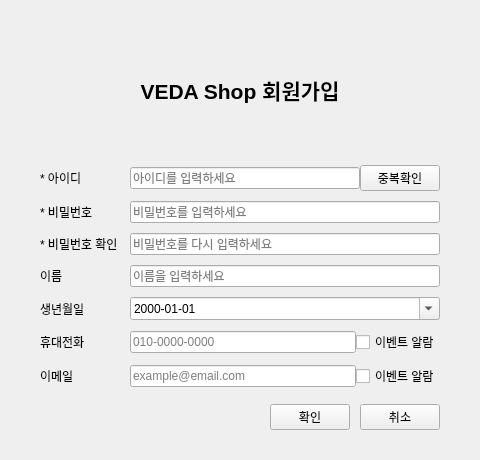
<?xml version="1.0" encoding="UTF-8"?>
<ui version="4.0">
 <class>SignupWidget</class>
 <widget class="QWidget" name="SignupWidget">
  <property name="geometry">
   <rect>
    <x>0</x>
    <y>0</y>
    <width>480</width>
    <height>460</height>
   </rect>
  </property>
  <property name="windowTitle">
   <string>회원가입</string>
  </property>
  <layout class="QVBoxLayout" name="verticalLayout">
   <property name="spacing">
    <number>16</number>
   </property>
   <property name="leftMargin">
    <number>40</number>
   </property>
   <property name="topMargin">
    <number>30</number>
   </property>
   <property name="rightMargin">
    <number>40</number>
   </property>
   <property name="bottomMargin">
    <number>30</number>
   </property>
   <item>
    <widget class="QLabel" name="titleLabel">
     <property name="font">
      <font>
       <pointsize>16</pointsize>
       <bold>true</bold>
      </font>
     </property>
     <property name="text">
      <string>VEDA Shop 회원가입</string>
     </property>
     <property name="alignment">
      <set>Qt::AlignmentFlag::AlignCenter</set>
     </property>
    </widget>
   </item>
   <item>
    <layout class="QFormLayout" name="formLayout">
     <property name="horizontalSpacing">
      <number>12</number>
     </property>
     <property name="verticalSpacing">
      <number>10</number>
     </property>
     <item row="0" column="0">
      <widget class="QLabel" name="idLabel">
       <property name="text">
        <string>* 아이디</string>
       </property>
      </widget>
     </item>
     <item row="0" column="1">
      <layout class="QHBoxLayout" name="idLayout">
       <item>
        <widget class="QLineEdit" name="idLineEdit">
         <property name="placeholderText">
          <string>아이디를 입력하세요</string>
         </property>
        </widget>
       </item>
       <item>
        <widget class="QPushButton" name="checkIdButton">
         <property name="text">
          <string>중복확인</string>
         </property>
        </widget>
       </item>
      </layout>
     </item>
     <item row="1" column="0">
      <widget class="QLabel" name="passwordLabel">
       <property name="text">
        <string>* 비밀번호</string>
       </property>
      </widget>
     </item>
     <item row="1" column="1">
      <widget class="QLineEdit" name="passwordLineEdit">
       <property name="echoMode">
        <enum>QLineEdit::EchoMode::Password</enum>
       </property>
       <property name="placeholderText">
        <string>비밀번호를 입력하세요</string>
       </property>
      </widget>
     </item>
     <item row="2" column="0">
      <widget class="QLabel" name="passwordConfirmLabel">
       <property name="text">
        <string>* 비밀번호 확인</string>
       </property>
      </widget>
     </item>
     <item row="2" column="1">
      <widget class="QLineEdit" name="passwordConfirmLineEdit">
       <property name="echoMode">
        <enum>QLineEdit::EchoMode::Password</enum>
       </property>
       <property name="placeholderText">
        <string>비밀번호를 다시 입력하세요</string>
       </property>
      </widget>
     </item>
     <item row="3" column="0">
      <widget class="QLabel" name="nameLabel">
       <property name="text">
        <string>이름</string>
       </property>
      </widget>
     </item>
     <item row="3" column="1">
      <widget class="QLineEdit" name="nameLineEdit">
       <property name="placeholderText">
        <string>이름을 입력하세요</string>
       </property>
      </widget>
     </item>
     <item row="4" column="0">
      <widget class="QLabel" name="birthLabel">
       <property name="text">
        <string>생년월일</string>
       </property>
      </widget>
     </item>
     <item row="4" column="1">
      <widget class="QDateEdit" name="birthDateEdit">
       <property name="displayFormat">
        <string>yyyy-MM-dd</string>
       </property>
       <property name="calendarPopup">
        <bool>true</bool>
       </property>
      </widget>
     </item>
     <item row="5" column="0">
      <widget class="QLabel" name="phoneLabel">
       <property name="text">
        <string>휴대전화</string>
       </property>
      </widget>
     </item>
     <item row="5" column="1">
      <layout class="QHBoxLayout" name="phoneLayout">
       <item>
        <widget class="QLineEdit" name="phoneLineEdit">
         <property name="placeholderText">
          <string>010-0000-0000</string>
         </property>
        </widget>
       </item>
       <item>
        <widget class="QCheckBox" name="phoneAlarmCheckBox">
         <property name="text">
          <string>이벤트 알람</string>
         </property>
        </widget>
       </item>
      </layout>
     </item>
     <item row="6" column="0">
      <widget class="QLabel" name="emailLabel">
       <property name="text">
        <string>이메일</string>
       </property>
      </widget>
     </item>
     <item row="6" column="1">
      <layout class="QHBoxLayout" name="emailLayout">
       <item>
        <widget class="QLineEdit" name="emailLineEdit">
         <property name="placeholderText">
          <string>example@email.com</string>
         </property>
        </widget>
       </item>
       <item>
        <widget class="QCheckBox" name="emailAlarmCheckBox">
         <property name="text">
          <string>이벤트 알람</string>
         </property>
        </widget>
       </item>
      </layout>
     </item>
    </layout>
   </item>
   <item>
    <layout class="QHBoxLayout" name="buttonLayout">
     <property name="spacing">
      <number>10</number>
     </property>
     <item>
      <spacer name="horizontalSpacer">
       <property name="orientation">
        <enum>Qt::Orientation::Horizontal</enum>
       </property>
       <property name="sizeHint" stdset="0">
        <size>
         <width>40</width>
         <height>20</height>
        </size>
       </property>
      </spacer>
     </item>
     <item>
      <widget class="QPushButton" name="confirmButton">
       <property name="text">
        <string>확인</string>
       </property>
      </widget>
     </item>
     <item>
      <widget class="QPushButton" name="cancelButton">
       <property name="text">
        <string>취소</string>
       </property>
      </widget>
     </item>
    </layout>
   </item>
  </layout>
 </widget>
 <resources/>
 <connections/>
</ui>
